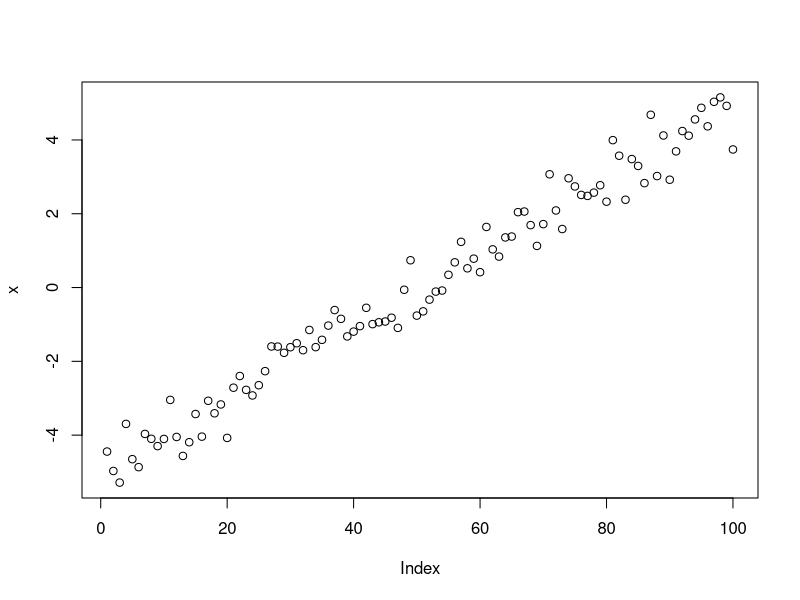
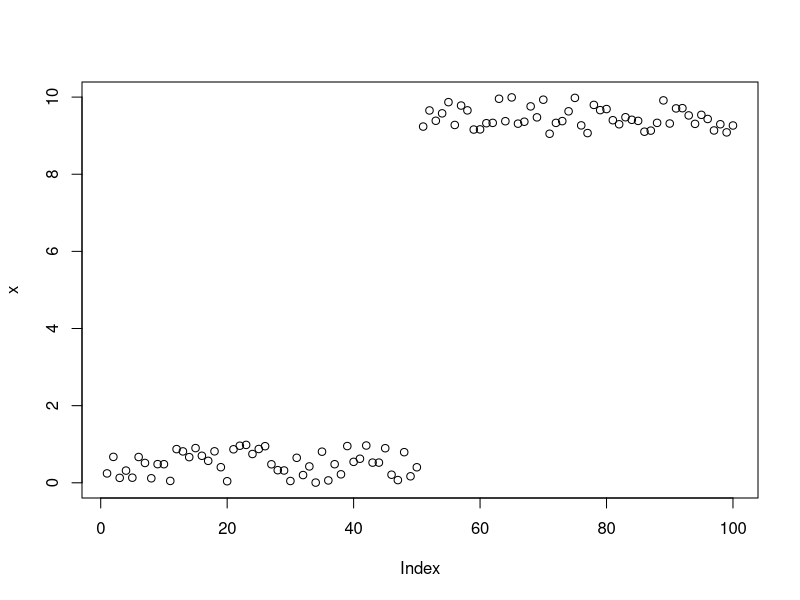

R code for these plots, in order: (Note: this script raises an error after producing the figures.)
n <-100

x1 <- runif(n/2)
x2 <- runif(n/2,min=9,max=10)
x <- rnorm(100,mean=seq(from=-5,to=5,length.out = 100),sd=0.5)
plot(x)
x <- c(x1,x2)
plot(x)
kernen <- fillup(x,x)


y1 <- mvrnorm(n = 1, mu=rep(0,n), Sigma=kernen, tol = 1e-6, empirical = FALSE, EISPACK = FALSE)
y2 <-mvrnorm(n = 1, mu=rep(0,n), Sigma=kernen, tol = 1e-6, empirical = FALSE, EISPACK = FALSE)


plot(y1,y2)

fillup <- function(x1,x2){
  n1 <- length(x1)
  n2 <- length(x2)
  matr2 <- matrix(NA,nrow=n1,ncol=n2)
  for (i in 1:n1){
    for (j in 1:n2){
      matr2[i,j] <- kern(x1[i],x2[j])
    }
  }
  return(matr2)
}
kern <- function(x1,x2){
  exp(-(x1-x2)^2/2)
}
